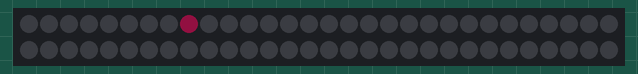
This program was run on a simulated Raspberry Pi Pico running MicroPython. Shown: 60 RGB LEDs in strip order, left to right, continuing on the next row. Dim RGB values are drawn brighter than linear; random numbers come from a fixed seed. At 9.0 s the program stops and its outputs stay as they are.

Above: at 1.15 s.
At 1.78 s:
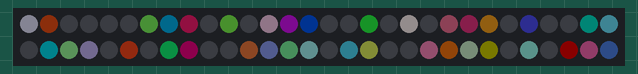
At 2.4 s:
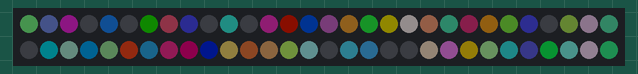
At 3.95 s:
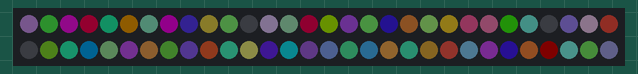
At 5.5 s:
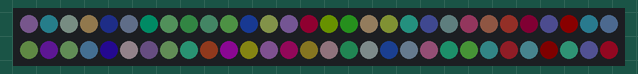
At 7.0 s:
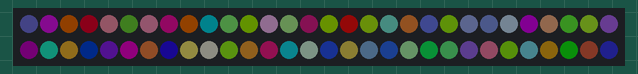

The program:

neosample.py
```python
import machine, neopixel, random, time

neopin = machine.Pin(15,machine.Pin.OUT)
LEDNUM = 60
MAXLED = 20
np = neopixel.NeoPixel(neopin,LEDNUM)

np.fill((0,0,0))
np.write()
time.sleep(1)

for i in range(500):
    i = random.randrange(LEDNUM)
    np[i] = (random.randrange(MAXLED),random.randrange(MAXLED),random.randrange(MAXLED))
    np.write()
    time.sleep(0.01)
time.sleep(2)
np.fill((0,0,0))
np.write()
```

Measured:
- what the display in image 5 shows lasts 2.0 s, from 7.0 s to 9.0 s
